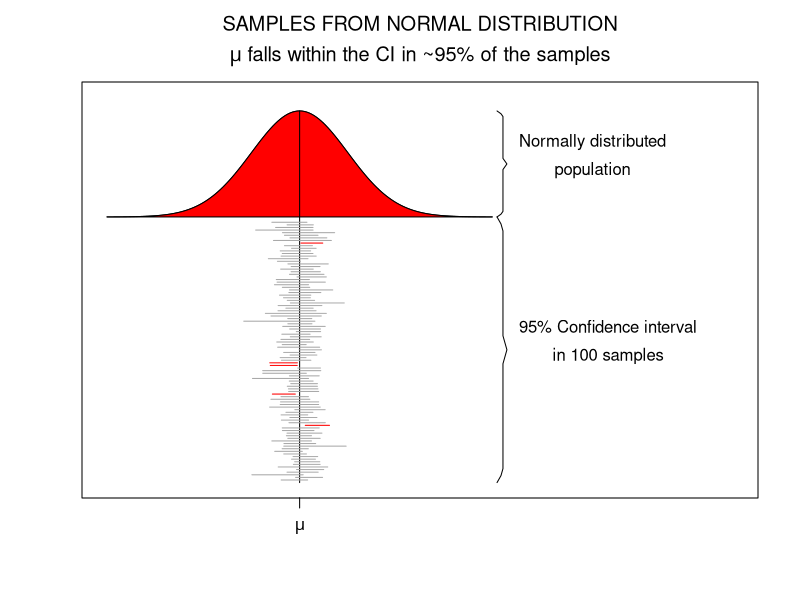
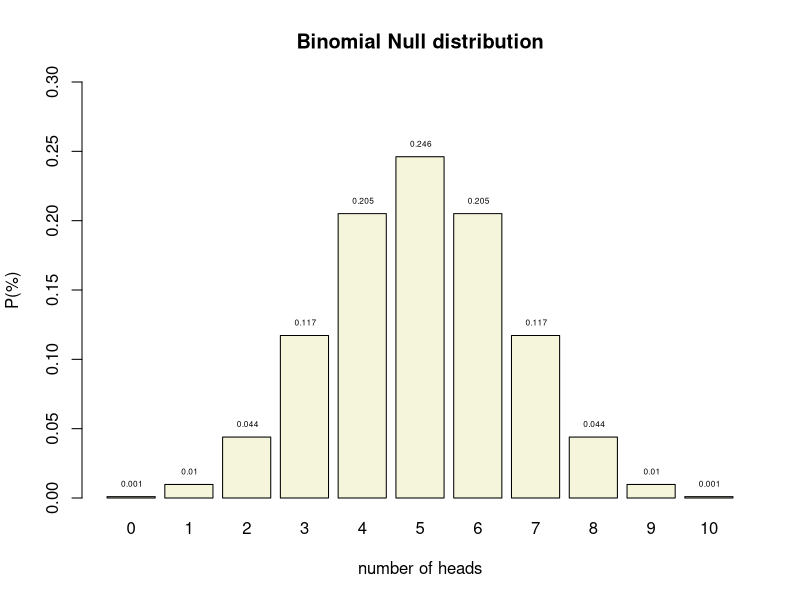
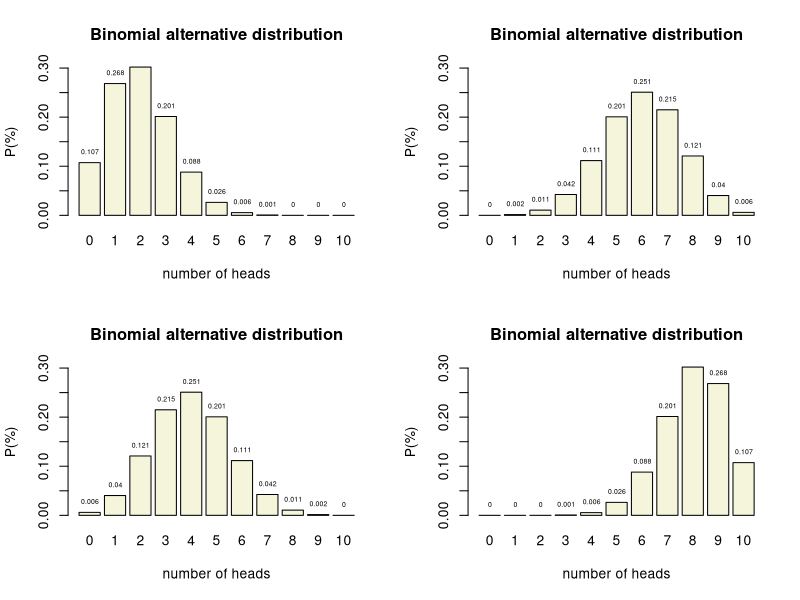
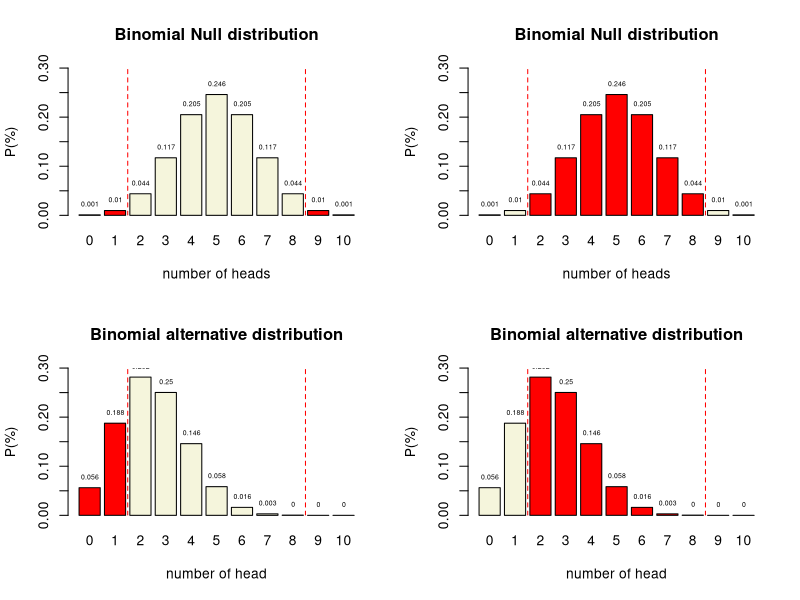
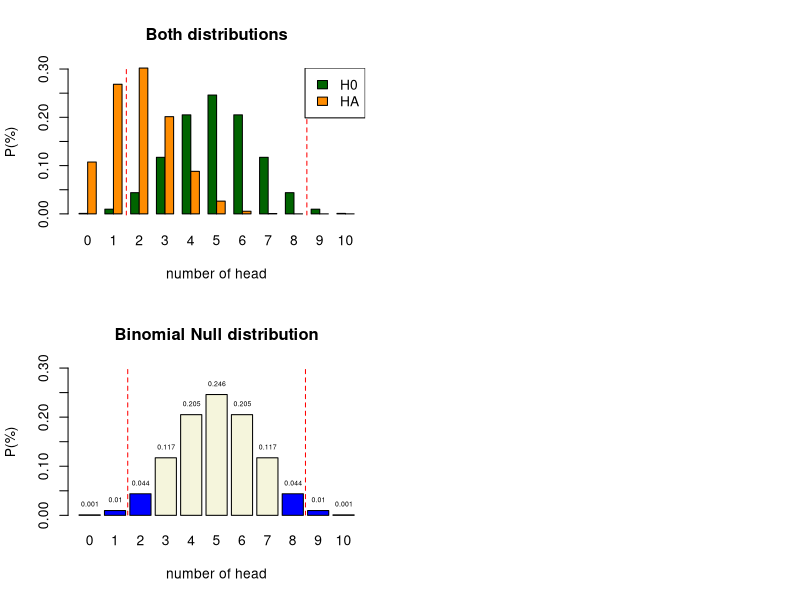

Here is the R script that generated these plots, in order:
## ---- chunk 1

## ---- chunk 2
set.seed(1548)

x  = seq(-4,4,.05) # sequence x values for normal distribution
hx = dnorm(x)      # calculate y values

title = expression(atop("SAMPLES FROM NORMAL DISTRIBUTION",paste(mu," falls within the CI in ~95% of the samples")))

plot(x,hx+1,type="l",ylim=c(0,1.45),xlim=c(-4,9), yaxt="n", xaxt="n",ylab="",xlab="",main=title, mai=c(3,1,2,1),mar=c(3,1,2,1))

# Add red area
polygon(c(x,rev(x)),c(rep(1,length(x)),hx+1),col="red",lty=1)

# Add mu line
lines(c(0,0),c(0,max(hx)+1))

# Add mu symbol to x axis
axis( 1,at=0,labels=expression(mu), cex=2 )

# Create curly braces for normal distribution 
ybracket = seq(1,max(hx)+1,length=39)
xbracket = rep(4.1,39)*c(c(1,1.02),rep(1.03,16),c(1.04,1.05,1.04),rep(1.03,16),c(1.02,1))

lines(xbracket,ybracket,col="black")

# Create curly braces for samples
ybracket = seq(0,1,length=39)
xbracket = rep(4.1,39)*c(c(1,1.02),rep(1.03,16),c(1.04,1.05,1.04),rep(1.03,16),c(1.02,1))

lines(xbracket,ybracket,col="black")

text = expression(atop("Normally distributed","population"))

text(4.1*1.06,1+(max(hx)/2), text,pos=4)

text = expression(atop("95% Confidence interval","in 100 samples","drawn from the","normal distribution"))

text(4.1*1.06,.5, text,pos=4)

# Add confidence intervals

mu  = 0
sig = 1

mu_in_ci = array() # create empty array

iterations = 100

for(i in 1:iterations) {
  
  n      = round(runif(1,10,60)) # use variable sample sizes between 10 and 60
  sample = rnorm(n,mu,sig)       # sample from normal distribution
  
  sample_mean = mean(sample)
  sample_sd   = sd(sample)
  sample_ci   = sample_sd/sqrt(n)
  
  sample_ci_upperbound = sample_mean + sample_ci * 1.96
  sample_ci_lowerbound = sample_mean - sample_ci * 1.96
  
  if(sample_ci_lowerbound < mu & sample_ci_upperbound > mu) {
    
    mu_in_ci[i] = 1	
    col = "darkgrey"	
  }
  else {
    mu_in_ci[i] = 0
    col = "red"
  }
  
  # plot CI lines
  lines(c(sample_ci_lowerbound,sample_ci_upperbound),rep((.98/iterations)*i,2),col=col)
  
}

percentage = (1/iterations)*sum(mu_in_ci)
## ---- chunk 3
#| output-location: slide

n <- 10   # Sample size
k <- 0:n  # Discrete probability space
p <- .5   # Probability of head

coin <- 0:1

permutations <- factorial(n) / ( factorial(k) * factorial(n-k) )
# permutations

p_k  <- p^k * (1-p)^(n-k)  # Probability of single event
p_kp <- p_k * permutations # Probability of event times 
# the occurrence of that event

title <- "Binomial Null distribution"

# col=c(rep("red",2),rep("beige",7),rep("red",2))

barplot( p_kp, 
         main=title, 
         names.arg=0:n, 
         xlab="number of heads", 
         ylab="P(%)", 
         col='beige',
         ylim=c(0,.3) )

# abline(v = c(2.5,10.9), lty=2, col='red')

text(.6:10.6*1.2,p_kp,round(p_kp,3),pos=3,cex=.5)
## ---- chunk 4

# n = 10   # Sample size
# k = 0:10 # Discrete probability space
prob <- c(.2, .4, .6, .8)  # Probability of head

layout(matrix(1:4, 2,2)) 

for(p in prob) {
  permutations <- factorial(n) / ( factorial(k) * factorial(n-k) )
  
  p_k2  <- p^k  * (1-p)^(n-k)  # Probability of single event
  p_kp2 <- p_k2 * permutations # Probability of event times 
  # the occurrence of that event
  
  title <- "Binomial alternative distribution"
  
  col <- c(rep("red",2),rep("beige",7),rep("red",2))
  
  barplot( p_kp2, 
           main=title, 
           names.arg=0:10, 
           xlab="number of heads", 
           ylab="P(%)", 
           beside=TRUE,
           col="beige",
           ylim=c(0,.3) 
  )
  
  # abline(v = c(2.5,10.9), lty=2, col='red')
  
  text(.6:10.6*1.2,p_kp2,round(p_kp2,3),pos=3,cex=.5)
}
## ---- chunk 5

## ---- chunk 6

## ---- chunk 7

n <- 10   # Sample size
k <- 0:10 # Discrete probability space
p <- .5   # Probability of head

p_k  <- p^k * (1-p)^(n-k)  # Probability of single event
p_kp <- p_k * permutations # Probability of event times 
# the occurrence of that event
# sample = 90
# freq_munt = round(p_kp*sample)
# cbind(k,permutations,p_k,p_kp,freq_munt)

title <- "Binomial Null distribution"

col <- c(rep("red",2),rep("beige",7),rep("red",2))

barplot( p_kp, 
         main=title, 
         names.arg=0:10, 
         xlab="number of heads", 
         ylab="P(%)", 
         col=col,
         ylim=c(0,.3) )

abline(v = c(2.5,10.9), lty=2, col='red')

text(.6:10.6*1.2,p_kp,round(p_kp,3),pos=3,cex=.5)
## ---- chunk 8

## ---- chunk 9

n <- 10   # Sample size
k <- 0:10 # Discrete probability space
p <- .25   # Probability of head

p_k  <- p^k * (1-p)^(n-k)  # Probability of single event
p_kp <- p_k * permutations # Probability of event times 
# the occurrence of that event
# sample = 90
# freq_munt = round(p_kp*sample)
# cbind(k,permutations,p_k,p_kp,freq_munt)

title <- "Binomial alternative distribution"

col <- c(rep("red",2),rep("beige",7),rep("red",2))

barplot( p_kp, 
         main=title, 
         names.arg=0:10, 
         xlab="number of head", 
         ylab="P(%)", 
         col=col,
         ylim=c(0,.3) )

abline(v = c(2.5,10.9), lty=2, col='red')

text(.6:10.6*1.2,p_kp,round(p_kp,3),pos=3,cex=.5)
## ---- chunk 10

## ---- chunk 11

n <- 10   # Sample size
k <- 0:10 # Discrete probability space
p <- .5   # Probability of head

p_k  <- p^k * (1-p)^(n-k)  # Probability of single event
p_kp <- p_k * permutations # Probability of event times 
# the occurrence of that event
# sample = 90
# freq_munt = round(p_kp*sample)
# cbind(k,permutations,p_k,p_kp,freq_munt)

title <- "Binomial Null distribution"

col <- c(rep("beige",2),rep("red",7),rep("beige",2))

barplot( p_kp, 
         main=title, 
         names.arg=0:10, 
         xlab="number of heads", 
         ylab="P(%)", 
         col=col,
         ylim=c(0,.3) )

abline(v = c(2.5,10.9), lty=2, col='red')

text(.6:10.6*1.2,p_kp,round(p_kp,3),pos=3,cex=.5)
## ---- chunk 12

## ---- chunk 13

n <- 10   # Sample size
k <- 0:10 # Discrete probability space
p <- .25   # Probability of head

p_k  <- p^k * (1-p)^(n-k)  # Probability of single event
p_kp <- p_k * permutations # Probability of event times 
# the occurrence of that event
# sample = 90
# freq_munt = round(p_kp*sample)
# cbind(k,permutations,p_k,p_kp,freq_munt)

title <- "Binomial alternative distribution"

col <- c(rep("beige",2),rep("red",7),rep("beige",2))

barplot( p_kp, 
         main=title, 
         names.arg=0:10, 
         xlab="number of head", 
         ylab="P(%)", 
         col=col,
         ylim=c(0,.3) )

abline(v = c(2.5,10.9), lty=2, col='red')

text(.6:10.6*1.2,p_kp,round(p_kp,3),pos=3,cex=.5)
## ---- chunk 14

title <- "Both distributions"

colh0 <- 'darkgreen'
colha <- 'darkorange'

barplot( rbind(dbinom(0:10, 10, .5),
               dbinom(0:10, 10, .2)), 
         main=title, 
         names.arg=0:10, 
         xlab="number of head", 
         ylab="P(%)", 
         col = rbind(colh0,colha),
         beside=TRUE
         #legend.text = c("H0", "HA")
)

abline(v = c(6.5,27.5), lty=2, col='red')

legend("topright", legend=c("H0","HA"), fill=c(colh0, colha))

## ---- chunk 15

n <- 10   # Sample size
k <- 0:10 # Discrete probability space
p <- .5   # Probability of head

p_k  <- p^k * (1-p)^(n-k)  # Probability of single event
p_kp <- p_k * permutations # Probability of event times 
# the occurrence of that event
# sample = 90
# freq_munt = round(p_kp*sample)
# cbind(k,permutations,p_k,p_kp,freq_munt)

title <- "Binomial Null distribution"

col <- c(rep("blue",3),rep("beige",5),rep("blue",2))

barplot( p_kp, 
         main=title, 
         names.arg=0:10, 
         xlab="number of head", 
         ylab="P(%)", 
         col=col,
         ylim=c(0,.3) )

abline(v = c(2.5,10.9), lty=2, col='red')

text(.6:10.6*1.2,p_kp,round(p_kp,3),pos=3,cex=.5)
